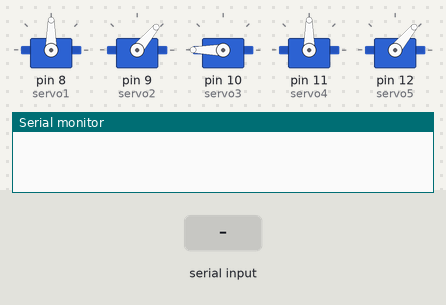
Bench run of a sketch on a simulated Arduino Uno, built with avr-gcc and run on an emulated ATmega328P. Parts: 5 × servo, the last lines printed to the serial monitor. The inputs (shaded band) are chosen by the test bench.

Above: at 1.2 s.
1.3 s: "A" received over Serial
At 1.8 s:
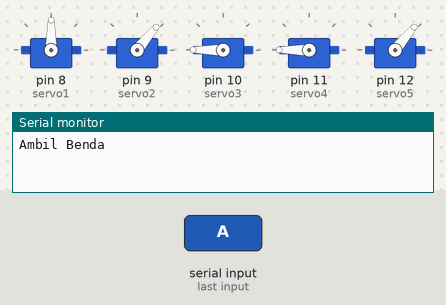
At 3.6 s:
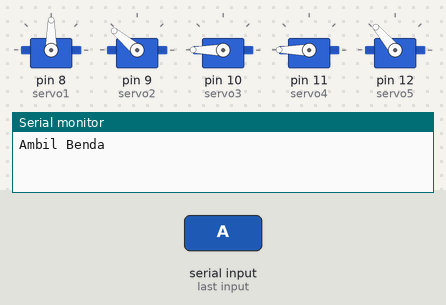
4.3 s: "X" received over Serial
At 14.7 s:
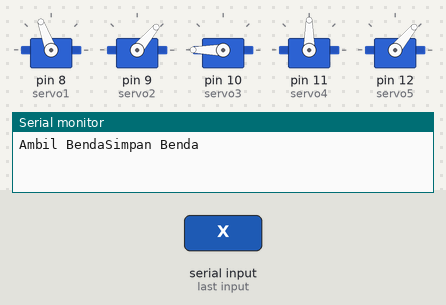
Timing chart, 0 to 29.5 s (numbered marks = the images above; inputs shaded):
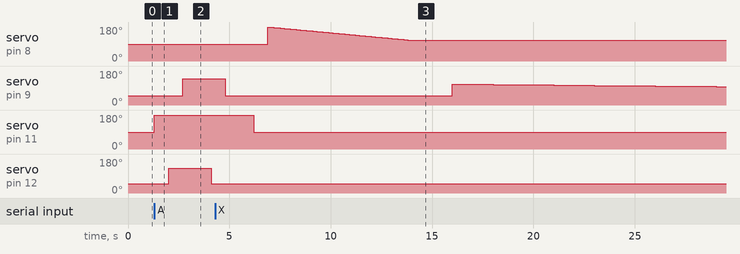

The sketch:

HC05_RobotArm_Book.ino
```cpp
/*---------------HC05_RobotArm_Book------------------*/
/*-------------Source Code by Bolabot----------------*/
/*------Modified & Adapted by Habib.m @Hab_mz--------*/
/*----------------------V1.3-------------------------*/
#include <Servo.h>
Servo servo1,servo2,servo3,servo4,servo5,servo6;
char c;

void setup() {
  // put your setup code here, to run once:
Serial.begin(9600);

servo1.attach(8);
servo2.attach(9);
servo3.attach(10);
servo4.attach(11);
servo5.attach(12);

servo1.write(90);
servo2.write(50);
servo3.write(450);
servo4.write(90);
servo5.write(50);//untuk tutup
}

void loop() {
  // put your main code here, to run repeatedly:

if(Serial.available()){
  char c = (char)Serial.read();
  if(c=='A'){

    Serial.print("Ambil Benda");
    servo4.write(180);
    delay(700);
    servo5.write(130);
    delay(700);
    servo2.write(140);
    delay(700);
    for(int b=110;b<=50;b++){servo2.write(b); delay(25);}
    for(int c=0;c>=60;c--){servo3.write(c); delay(25);}
    delay(700);

    servo5.write(50);
    delay(700);
    servo2.write(50);
    delay(700);
    servo3.write(200);
    delay(700);
    servo4.write(90);
    delay(700);

  }

  else if(c=='X'){

    Serial.print("Simpan Benda");

    for(int cc = 180; cc >= 110;cc-=1){servo1.write(cc);delay(100);};
    delay(1000);
    servo4.write(90);
    delay(1000);
    for(int kk=110;kk>=50;kk-=1){servo2.write(kk);delay(1000);}
    for(int dd=0;dd<=60;dd+=1){servo3.write(dd);delay(1000);}
    delay(1000);
    servo1.write(180);
    delay(1000);
    servo2.write(120);
    delay(1000);
    servo5.write(130);
    delay(1000);
    servo2.write(50);
    delay(1000);
    servo3.write(200);
    delay(1000);

    servo1.write(90);
    delay(1000);
    servo5.write(50);
    delay(1000);
    servo2.write(50);
    delay(1000);
  }}}
/*-------------------------@Hab_mz----------------------*/
/*--------------------------V1.2------------------------
#include <Servo.h>
Servo puter;
Servo lengan;
Servo capit;
int spd = 12;
int posPut = 4;
int posLen = 3;
int poscap = 2;
void setup() {
  Serial.begin(9600);
     puter.attach(9);
}
void loop() {
  if(Serial.available()>0){
    char data = Serial.read();
    switch (data){
 /*---------------puter----------------
      case '1':
    Serial.println("A,Ambil");

    puter.write(90);
    delay(spd);
    puter.detach();

       break;

      case '4':
    Serial.println("b,simpan");
    puter.attach(9);
    puter.write(0);
    delay(spd);
    puter.detach();
       break;
 /*---------------Lengan----------------
      case '2':
         lengan.attach(10);
         posLen+=1;
         lengan.write(posLen);
         delay(spd);
         lengan.detach();
       break;

      case '5':
         lengan.attach(10);
         posLen-=1;
         lengan.write(posLen);
         delay(spd);
         lengan.detach();
       break;
 /*---------------Capit----------------
      case '3':
         capit.attach(11);
         poscap+=1;
         capit.write(poscap);
         delay(spd);
         capit.detach();
       break;

      case '6':
         capit.attach(11);
         poscap-=1;
         capit.write(poscap);
         delay(spd);
         capit.detach();
       break;
    }
    Serial.print(data);
  }
}*/

/*-------------------------@Hab_mz----------------------*/
/*--------------------------V1.1------------------------
#include <Servo.h>
Servo servo1,servo2,servo3,servo4,servo5,servo6;
char c;

void setup() {
  // put your setup code here, to run once:
Serial.begin(9600);

servo1.attach(8);
servo2.attach(9);
servo3.attach(10);
servo4.attach(11);
servo5.attach(12);

servo1.write(180);
servo2.write(110);
servo3.write(0);
servo4.write(180);
servo5.write(180);//untuk tutup
}

void loop() {
  // put your main code here, to run repeatedly:

if(Serial.available()){
  char c = (char)Serial.read();
  if(c=='A'){

    Serial.print("Ambil Benda");
    servo4.write(180);
    delay(700);
    servo5.write(50);
    delay(700);
    for(int b=110;b<=50;b++){servo2.write(b); delay(25);}
    for(int c=0;c>=60;c--){servo3.write(c); delay(25);}
    delay(700);

    servo5.write(180);
    delay(700);
    servo2.write(110);
    delay(700);
    servo3.write(0);
    delay(700);
    servo4.write(180);
    delay(700);

  }  }

  else if (c=='B');{

    Serial.print("Simpan Benda");

    for(int cc = 180; cc >= 110;cc-=1){servo1.write(cc);delay(100);};
    delay(1000);
    servo4.write(80);
    delay(1000);
    for(int kk=110;kk>=50;kk-=1){servo2.write(kk);delay(1000);}
    for(int dd=0;dd<=60;dd+=1){servo3.write(dd);delay(1000);}
    delay(1000);

    servo5.write(50);
    delay(1000);
    servo2.write(110);
    delay(1000);
    servo3.write(0);
    delay(1000);

    servo1.write(180);
    delay(1000);
    servo4.write(180);
    delay(1000);
    servo5.write(180);
    delay(1000);

  }
}*/
```

Measured:
- after the input at 1.3 s, servo on pin 9 (servo2): 50° → 140° after 1.4 s; servo on pin 11 (servo4): 90° → 180° at once; servo on pin 12 (servo5): 50° → 130° after 0.70 s, → 50° 2.1 s later
- after the input at 4.3 s, servo on pin 8 (servo1): 90° → 180° after 2.6 s, → 179° 0.10 s later, → 178° 0.10 s later, → 177° 0.10 s later, … (71 changes in this stretch)
